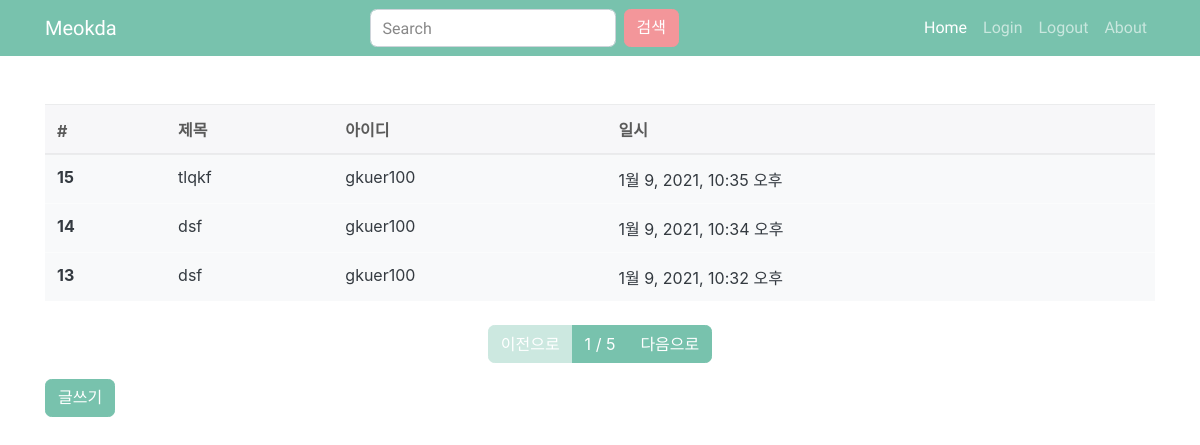
Before: /board/list/ with the older database file.
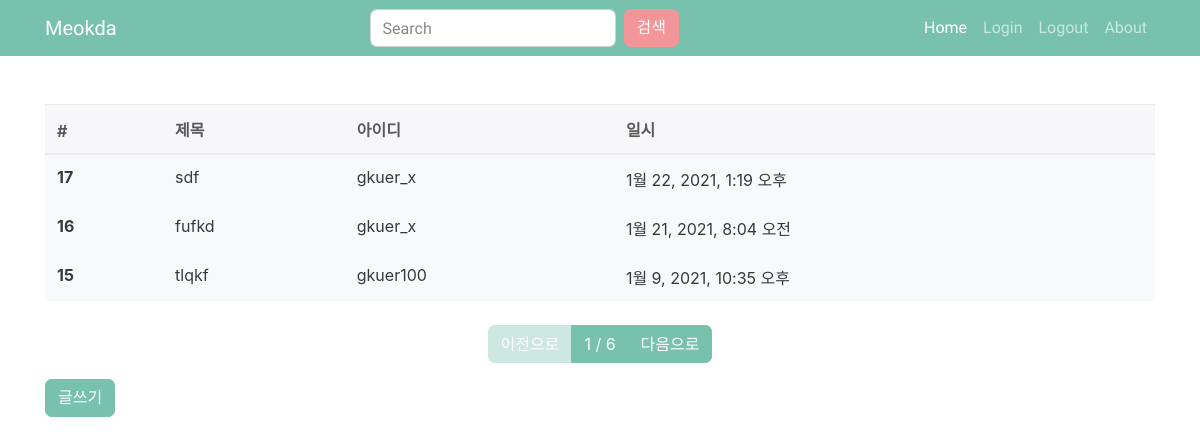
After: the same page with the newer database file.
### board/models.py (models this page shows, shortened)
class board(models.Model):
    title = models.CharField(max_length = 128, verbose_name = '제목')
    contents = models.TextField(verbose_name = '내용')
    writer = models.ForeignKey('user.meokda_user', on_delete = models.CASCADE, verbose_name = '작성자')
    tags = models.ManyToManyField('tag.Tag',verbose_name = '태그')
    registered_dttm = models.DateTimeField(auto_now_add = True, verbose_name = '등록시간')
    class Meta:
        db_table = 'meokda_board'
        verbose_name = '먹다 게시글'
        verbose_name_plural = '먹다 게시글'

### user/models.py (models this page shows)
class meokda_user(models.Model):
    username = models.CharField(max_length=64,
                                verbose_name='사용자명')
    useremail = models.EmailField(max_length=128,
                                  verbose_name='사용자이메일')
    password = models.CharField(max_length=64,
                                verbose_name='비밀번호')
    registered_dttm = models.DateTimeField(auto_now_add=True,
                                            verbose_name='등록시간')
    def __str__(self):
        return self.username
    class Meta:
        db_table = 'Meokda_user'
        verbose_name = '먹다_사용자'
        verbose_name_plural = '먹다_사용자'

### board/views.py (the view)
# urls.py: path('list/', views.board_list),
def board_list(request):
    all_boards = board.objects.all().order_by('-id')
    page = int(request.GET.get('p',1))
    paginator = Paginator(all_boards, 3)
    boards = paginator.get_page(page)
    return render(request, 'board_list.html', {'boards':boards})

### board/templates/board_list.html
{% extends 'base.html' %}
{% block contents %}
<div class="row mt-5">
    <div class="col-12">
        <table class="table table-light">
            <thead class="thead-light">
                <tr>
                    <th>#</th>
                    <th>제목</th>
                    <th>아이디</th>
                    <th>일시</th>
                </tr>
            </thead>
            <tbody class="text-dark">
                {% for board in boards %}
                <tr onclick = "location.href= '/board/detail/{{ board.id }}'">
                    <th>{{ board.id }} </th>
                    <td>{{ board.title }}</td>
                    <td>{{ board.writer }}</td>
                    <td>{{ board.registered_dttm }}</td>
                </tr>
                {% endfor %}
            </tbody>
        </table>
    </div>
</div>
<div class="row mt-2">
    <div class="col-12">
        <nav>
            <ul class="pagination justify-content-center">
                {% if boards.has_previous %}
                <li class="page-item">
                    <a class="page-link" href="?p={{ boards.previous_page_number }}">이전으로</a>
                </li>
                {% else %}
                <li class="page-item disabled">
                    <a class="page-link disabled" href="#">이전으로</a>
                </li>
                {% endif %}
                <li class="page-item">
                    <a class="page-link" href="#">{{ boards.number }} / {{ boards.paginator.num_pages }}</a>
                </li>
                {% if boards.has_next %}
                <li class="page-item">
                    <a class="page-link" href="?p={{ boards.next_page_number }}">다음으로</a>
                </li>
                {% else %}
                <li class="page-item disabled">
                    <a class="page-link disabled" href="#">다음으로</a>
                </li>
                {% endif %}
            </ul>
        </nav>
    </div>
</div>
<div class="row">
    <div class="col-12">
        <button class="btn btn-primary" onclick = "location.href = '/board/write'">글쓰기</button>
    </div>
</div>
{% endblock %}

### board/templates/base.html (shortened to what this page needs)
<html>
<head>
    <link rel="stylesheet" href="/static/bootstrap.min-4.css">
</head>
<body>
    <nav class="navbar navbar-expand-lg navbar-dark bg-primary ">
        <div class="container">
          <a class="navbar-brand" href="/">Meokda</a>
          <form class="form-inline  my-lg-0  d-flex justify-content-center align-items-center container">
            <input class="form-control mr-sm-2" type="text" placeholder="Search">
            <button class="btn btn-secondary " type="submit">검색</button>
          </form>
          <ul class="navbar-nav ml-auto">
            <li class="nav-item active">
              <a class="nav-link" href="/">Home
              </a>
            </li>
            <li class="nav-item">
              <a class="nav-link" href="/user/login">Login</a>
            </li>
            <li class="nav-item">
              <a class="nav-link" href="/user/logout">Logout</a>
            </li>
            <li class="nav-item">
              <a class="nav-link" href="#">About</a>
            </li>
          </ul>
        </div>
      </nav>
    <div class="container">
        {% block contents %}
        {% endblock %}
    </div>
</body>
</html>

Changed rows visible on the page:
no longer on this page (row unchanged): board: id "14", title "dsf", writer "gkuer100", registered_dttm "1월 9, 2021, 10:34 오후"
no longer on this page (row unchanged): board: id "13", title "dsf", writer "gkuer100", registered_dttm "1월 9, 2021, 10:32 오후"
added board: id "17", title "sdf", writer "gkuer_x", registered_dttm "1월 22, 2021, 1:19 오후"
added board: id "16", title "fufkd", writer "gkuer_x", registered_dttm "1월 21, 2021, 8:04 오전"
Other visible differences:
{{ boards.paginator.num_pages }}: "5" → "6"
